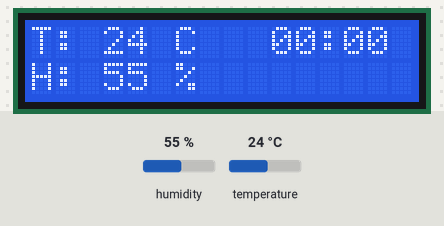
A sketch run on a simulated Arduino Uno, built with avr-gcc and run on an emulated ATmega328P. Shown: 16×2 character LCD. Inputs (shaded band) come from the test bench; at power-on: humidity 55 %, temperature 24 °C.

Above: at 1.2 s.
1.3 s: humidity set to 22 %
At 3.0 s:
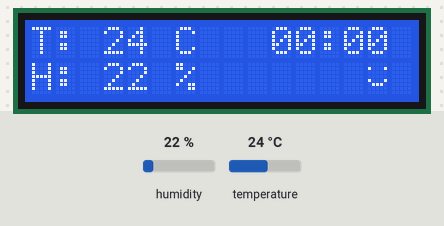
4.1 s: temperature set to 12 °C
At 4.6 s:
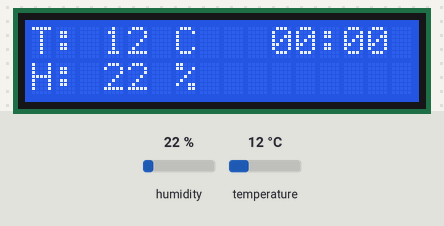
6.9 s: humidity set to 40 %
At 8.7 s:
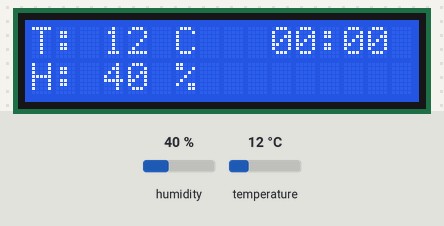
9.8 s: temperature set to 19 °C
At 10.7 s:
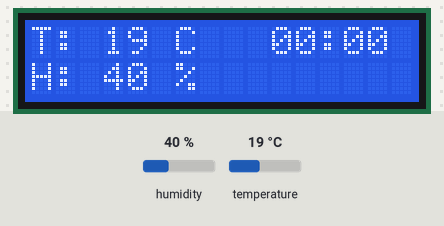
Timing chart, 0 to 12.8 s (numbered marks = the images above; inputs shaded):
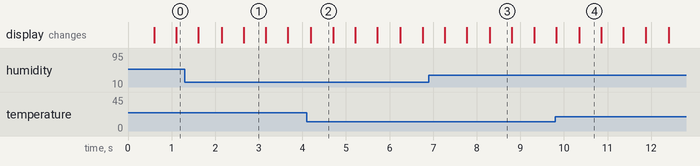

The sketch:

screen.ino
```cpp
#include <LiquidCrystal.h>
#include "DHT.h"
#include <TimeLib.h>

#define DHTPIN 7
LiquidCrystal lcd(12, 11, 5, 4, 3, 2);
#define DHTTYPE DHT11
DHT dht(DHTPIN, DHTTYPE);


byte smiley[8] = {
  B00000,
  B10001,
  B00000,
  B00000,
  B10001,
  B01110,
  B00000,
};

void setup() {
  lcd.begin(16, 2);
  dht.begin();

  lcd.createChar(0, smiley);
}

void loop() {

  int hours = hour();
  int minutes = minute();

  int humi = (int)dht.readHumidity();
  int temp = (int)dht.readTemperature();


  static bool showSmiley = true;
  showSmiley = !showSmiley;

  lcd.clear();
  lcd.setCursor(0, 0);
  lcd.print("T: ");
  lcd.print(temp);
  lcd.print(" C");

  lcd.setCursor(0, 1);
  lcd.print("H: ");
  lcd.print(humi);
  lcd.print(" %");

  lcd.setCursor(10, 0);
  if (hours < 10) {
    lcd.print("0");
  }
  lcd.print(hours);
  lcd.print(":");
  if (minutes < 10) {
    lcd.print("0");
  }
  lcd.print(minutes);


  if (showSmiley) {
    lcd.setCursor(14, 1);
    lcd.write(byte(0));
  }

  delay(500);
}
```

Measured:
- after the input at 1.3 s, the display: first differs from a run without the input after 0.85 s (image 1 shows a later state)
- after the input at 4.1 s, the display: changes after 0.10 s (image 2)
- after the input at 6.9 s, the display: first differs from a run without the input after 1.4 s (image 3)
- after the input at 9.8 s, the display: first differs from a run without the input after 0.55 s (image 4)
- what the display in image 1 shows lasts 0.5 s, from 2.7 s to 3.2 s
